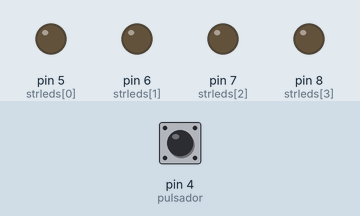
Recording of a sketch running on a simulated Arduino Uno, built with avr-gcc and run on an emulated ATmega328P. Parts: output pins drawn as LEDs (lit = HIGH). Dashed ring = blinking. Inputs (shaded band) come from the test bench; at power-on: pin 4 (pulsador) LOW.

Above: at 1.2 s.
1.3 s: pin 4 (pulsador) pulled HIGH for 0.15 s
At 1.4 s:
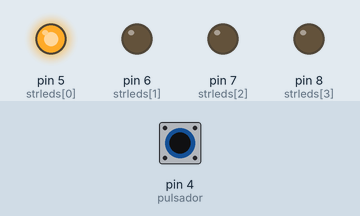
At 2.2 s:
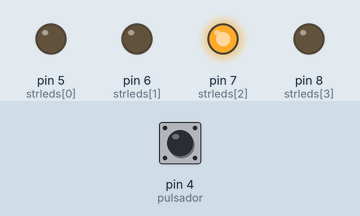
4.3 s: pin 4 (pulsador) pulled HIGH for 3.2 s
At 4.8 s:
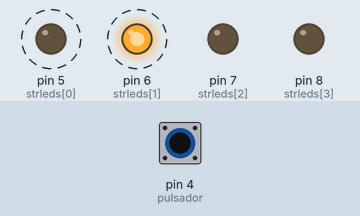
Timing chart, 0 to 8.8 s (numbered marks = the images above; inputs shaded):
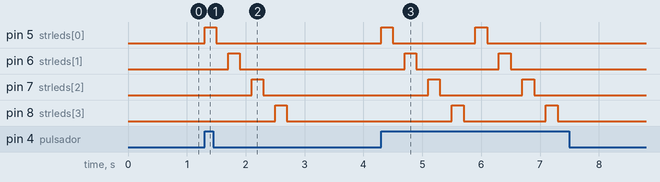

The sketch:

ejercicio2.ino
```cpp
int strleds[]={5,6,7,8}; //arreglo de los led´s en este caso solo ocuparemos 4 pines
int pulsador=4;          // asignamos el pin 4 para colocar el pulsador
int tiempo=200;          // asignamos un retardo de tiempo
int n=0;                 // variable auxiliar para iterar con el arreglo
void setup() {
  // put your setup code here, to run once:
   for(n=0;n<4;n++)
  {
    pinMode(strleds[n],OUTPUT);
  }
  pinMode(pulsador,INPUT);
}
void flash()
{
  for(n=0;n<4;n++)
  {
    digitalWrite(strleds[n],HIGH);
    delay(tiempo);
    digitalWrite(strleds[n],LOW);
    delay(tiempo);
  }
}

void loop() {
  // put your main code here, to run repeatedly:
  if(digitalRead(pulsador)==HIGH)
  {
    flash();
  }
}
```

Measured:
- after the input at 1.3 s, pin 5 (strleds[0]): LOW → HIGH at once, → LOW 0.20 s later; pin 6 (strleds[1]): LOW → HIGH after 0.40 s, → LOW 0.20 s later; pin 7 (strleds[2]): LOW → HIGH after 0.80 s, → LOW 0.20 s later; pin 8 (strleds[3]): LOW → HIGH after 1.2 s, → LOW 0.20 s later
- after the input at 4.3 s, pin 5 (strleds[0]): alternates HIGH for 0.20 s and LOW for 1.4 s, 4 changes in all, then stays LOW, starting at once; pin 6 (strleds[1]): alternates HIGH for 0.20 s and LOW for 1.4 s, 4 changes in all, then stays LOW, starting after 0.40 s
